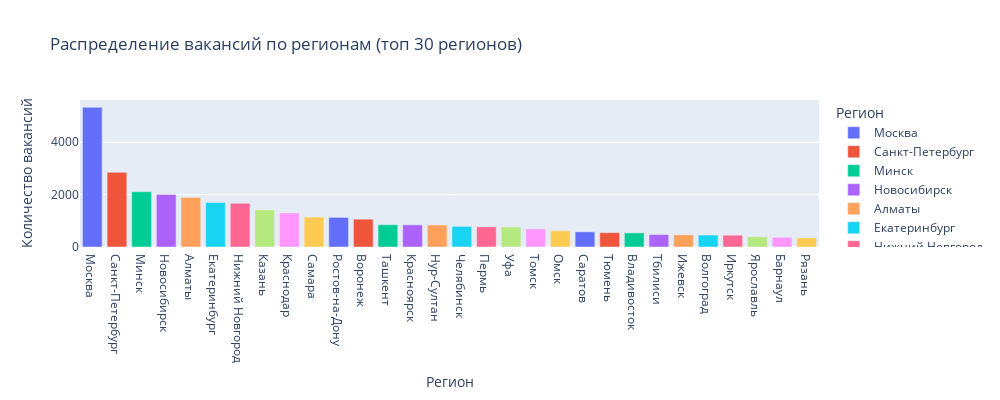

This figure's notebook cell:
### Markdown cell above
## <center> Распределение вакансий по регионам </center>

### Code cell
# Создаем запрос для получения вакансий
query_vacancies_by_areas = f'''
    select
        a.name region,
        v.name vacancies
    from
        vacancies v
    left join areas a on v.area_id = a.id
'''

# 1. Загрузка данных, из созданного запроса
df = pd.read_sql_query(query_vacancies_by_areas, connection)

# 2. Подготовка данных, подсчитываем количество вакансий по регионам
vacancies_series = df['region'].value_counts().reset_index()

# 3. Визуализация c помощью библиотеки plotly.express
fig_bar = px.bar(
    vacancies_series.head(30),
    x='region',
    y='count',
    color='region',
    title='Распределение вакансий по регионам (топ 30 регионов)',
    width=1000, 
    height=400,
    labels={'region': 'Регион', 'count': 'Количество вакансий'})

fig_bar.show()

# fig_hist.write_image("images/graphic_2.png", engine="kaleido");

### Figure 1 — Plotly figure (JSON) as saved in the notebook; plotly's stock layout.template omitted (floating-point values rounded to 4 significant figures)
{"data": [{"alignmentgroup": "True", "hovertemplate": "Регион=%{x}<br>Количество вакансий=%{y}<extra></extra>", "legendgroup": "Москва", "marker": {"color": "#636efa", "pattern": {"shape": ""}}, "name": "Москва", "offsetgroup": "Москва", "orientation": "v", "showlegend": true, "textposition": "auto", "type": "bar", "x": ["Москва"], "xaxis": "x", "y": [5333], "yaxis": "y"}, {"alignmentgroup": "True", "hovertemplate": "Регион=%{x}<br>Количество вакансий=%{y}<extra></extra>", "legendgroup": "Санкт-Петербург", "marker": {"color": "#EF553B", "pattern": {"shape": ""}}, "name": "Санкт-Петербург", "offsetgroup": "Санкт-Петербург", "orientation": "v", "showlegend": true, "textposition": "auto", "type": "bar", "x": ["Санкт-Петербург"], "xaxis": "x", "y": [2851], "yaxis": "y"}, {"alignmentgroup": "True", "hovertemplate": "Регион=%{x}<br>Количество вакансий=%{y}<extra></extra>", "legendgroup": "Минск", "marker": {"color": "#00cc96", "pattern": {"shape": ""}}, "name": "Минск", "offsetgroup": "Минск", "orientation": "v", "showlegend": true, "textposition": "auto", "type": "bar", "x": ["Минск"], "xaxis": "x", "y": [2112], "yaxis": "y"}, {"alignmentgroup": "True", "hovertemplate": "Регион=%{x}<br>Количество вакансий=%{y}<extra></extra>", "legendgroup": "Новосибирск", "marker": {"color": "#ab63fa", "pattern": {"shape": ""}}, "name": "Новосибирск", "offsetgroup": "Новосибирск", "orientation": "v", "showlegend": true, "textposition": "auto", "type": "bar", "x": ["Новосибирск"], "xaxis": "x", "y": [2006], "yaxis": "y"}, {"alignmentgroup": "True", "hovertemplate": "Регион=%{x}<br>Количество вакансий=%{y}<extra></extra>", "legendgroup": "Алматы", "marker": {"color": "#FFA15A", "pattern": {"shape": ""}}, "name": "Алматы", "offsetgroup": "Алматы", "orientation": "v", "showlegend": true, "textposition": "auto", "type": "bar", "x": ["Алматы"], "xaxis": "x", "y": [1892], "yaxis": "y"}, {"alignmentgroup": "True", "hovertemplate": "Регион=%{x}<br>Количество вакансий=%{y}<extra></extra>", "legendgroup": "Екатеринбург", "marker": {"color": "#19d3f3", "pattern": {"shape": ""}}, "name": "Екатеринбург", "offsetgroup": "Екатеринбург", "orientation": "v", "showlegend": true, "textposition": "auto", "type": "bar", "x": ["Екатеринбург"], "xaxis": "x", "y": [1698], "yaxis": "y"}, {"alignmentgroup": "True", "hovertemplate": "Регион=%{x}<br>Количество вакансий=%{y}<extra></extra>", "legendgroup": "Нижний Новгород", "marker": {"color": "#FF6692", "pattern": {"shape": ""}}, "name": "Нижний Новгород", "offsetgroup": "Нижний Новгород", "orientation": "v", "showlegend": true, "textposition": "auto", "type": "bar", "x": ["Нижний Новгород"], "xaxis": "x", "y": [1670], "yaxis": "y"}, {"alignmentgroup": "True", "hovertemplate": "Регион=%{x}<br>Количество вакансий=%{y}<extra></extra>", "legendgroup": "Казань", "marker": {"color": "#B6E880", "pattern": {"shape": ""}}, "name": "Казань", "offsetgroup": "Казань", "orientation": "v", "showlegend": true, "textposition": "auto", "type": "bar", "x": ["Казань"], "xaxis": "x", "y": [1415], "yaxis": "y"}, {"alignmentgroup": "True", "hovertemplate": "Регион=%{x}<br>Количество вакансий=%{y}<extra></extra>", "legendgroup": "Краснодар", "marker": {"color": "#FF97FF", "pattern": {"shape": ""}}, "name": "Краснодар", "offsetgroup": "Краснодар", "orientation": "v", "showlegend": true, "textposition": "auto", "type": "bar", "x": ["Краснодар"], "xaxis": "x", "y": [1301], "yaxis": "y"}, {"alignmentgroup": "True", "hovertemplate": "Регион=%{x}<br>Количество вакансий=%{y}<extra></extra>", "legendgroup": "Самара", "marker": {"color": "#FECB52", "pattern": {"shape": ""}}, "name": "Самара", "offsetgroup": "Самара", "orientation": "v", "showlegend": true, "textposition": "auto", "type": "bar", "x": ["Самара"], "xaxis": "x", "y": [1144], "yaxis": "y"}, {"alignmentgroup": "True", "hovertemplate": "Регион=%{x}<br>Количество вакансий=%{y}<extra></extra>", "legendgroup": "Ростов-на-Дону", "marker": {"color": "#636efa", "pattern": {"shape": ""}}, "name": "Ростов-на-Дону", "offsetgroup": "Ростов-на-Дону", "orientation": "v", "showlegend": true, "textposition": "auto", "type": "bar", "x": ["Ростов-на-Дону"], "xaxis": "x", "y": [1131], "yaxis": "y"}, {"alignmentgroup": "True", "hovertemplate": "Регион=%{x}<br>Количество вакансий=%{y}<extra></extra>", "legendgroup": "Воронеж", "marker": {"color": "#EF553B", "pattern": {"shape": ""}}, "name": "Воронеж", "offsetgroup": "Воронеж", "orientation": "v", "showlegend": true, "textposition": "auto", "type": "bar", "x": ["Воронеж"], "xaxis": "x", "y": [1063], "yaxis": "y"}, {"alignmentgroup": "True", "hovertemplate": "Регион=%{x}<br>Количество вакансий=%{y}<extra></extra>", "legendgroup": "Ташкент", "marker": {"color": "#00cc96", "pattern": {"shape": ""}}, "name": "Ташкент", "offsetgroup": "Ташкент", "orientation": "v", "showlegend": true, "textposition": "auto", "type": "bar", "x": ["Ташкент"], "xaxis": "x", "y": [851], "yaxis": "y"}, {"alignmentgroup": "True", "hovertemplate": "Регион=%{x}<br>Количество вакансий=%{y}<extra></extra>", "legendgroup": "Красноярск", "marker": {"color": "#ab63fa", "pattern": {"shape": ""}}, "name": "Красноярск", "offsetgroup": "Красноярск", "orientation": "v", "showlegend": true, "textposition": "auto", "type": "bar", "x": ["Красноярск"], "xaxis": "x", "y": [847], "yaxis": "y"}, {"alignmentgroup": "True", "hovertemplate": "Регион=%{x}<br>Количество вакансий=%{y}<extra></extra>", "legendgroup": "Нур-Султан", "marker": {"color": "#FFA15A", "pattern": {"shape": ""}}, "name": "Нур-Султан", "offsetgroup": "Нур-Султан", "orientation": "v", "showlegend": true, "textposition": "auto", "type": "bar", "x": ["Нур-Султан"], "xaxis": "x", "y": [840], "yaxis": "y"}, {"alignmentgroup": "True", "hovertemplate": "Регион=%{x}<br>Количество вакансий=%{y}<extra></extra>", "legendgroup": "Челябинск", "marker": {"color": "#19d3f3", "pattern": {"shape": ""}}, "name": "Челябинск", "offsetgroup": "Челябинск", "orientation": "v", "showlegend": true, "textposition": "auto", "type": "bar", "x": ["Челябинск"], "xaxis": "x", "y": [786], "yaxis": "y"}, {"alignmentgroup": "True", "hovertemplate": "Регион=%{x}<br>Количество вакансий=%{y}<extra></extra>", "legendgroup": "Пермь", "marker": {"color": "#FF6692", "pattern": {"shape": ""}}, "name": "Пермь", "offsetgroup": "Пермь", "orientation": "v", "showlegend": true, "textposition": "auto", "type": "bar", "x": ["Пермь"], "xaxis": "x", "y": [771], "yaxis": "y"}, {"alignmentgroup": "True", "hovertemplate": "Регион=%{x}<br>Количество вакансий=%{y}<extra></extra>", "legendgroup": "Уфа", "marker": {"color": "#B6E880", "pattern": {"shape": ""}}, "name": "Уфа", "offsetgroup": "Уфа", "orientation": "v", "showlegend": true, "textposition": "auto", "type": "bar", "x": ["Уфа"], "xaxis": "x", "y": [767], "yaxis": "y"}, {"alignmentgroup": "True", "hovertemplate": "Регион=%{x}<br>Количество вакансий=%{y}<extra></extra>", "legendgroup": "Томск", "marker": {"color": "#FF97FF", "pattern": {"shape": ""}}, "name": "Томск", "offsetgroup": "Томск", "orientation": "v", "showlegend": true, "textposition": "auto", "type": "bar", "x": ["Томск"], "xaxis": "x", "y": [692], "yaxis": "y"}, {"alignmentgroup": "True", "hovertemplate": "Регион=%{x}<br>Количество вакансий=%{y}<extra></extra>", "legendgroup": "Омск", "marker": {"color": "#FECB52", "pattern": {"shape": ""}}, "name": "Омск", "offsetgroup": "Омск", "orientation": "v", "showlegend": true, "textposition": "auto", "type": "bar", "x": ["Омск"], "xaxis": "x", "y": [617], "yaxis": "y"}, {"alignmentgroup": "True", "hovertemplate": "Регион=%{x}<br>Количество вакансий=%{y}<extra></extra>", "legendgroup": "Саратов", "marker": {"color": "#636efa", "pattern": {"shape": ""}}, "name": "Саратов", "offsetgroup": "Саратов", "orientation": "v", "showlegend": true, "textposition": "auto", "type": "bar", "x": ["Саратов"], "xaxis": "x", "y": [579], "yaxis": "y"}, {"alignmentgroup": "True", "hovertemplate": "Регион=%{x}<br>Количество вакансий=%{y}<extra></extra>", "legendgroup": "Тюмень", "marker": {"color": "#EF553B", "pattern": {"shape": ""}}, "name": "Тюмень", "offsetgroup": "Тюмень", "orientation": "v", "showlegend": true, "textposition": "auto", "type": "bar", "x": ["Тюмень"], "xaxis": "x", "y": [547], "yaxis": "y"}, {"alignmentgroup": "True", "hovertemplate": "Регион=%{x}<br>Количество вакансий=%{y}<extra></extra>", "legendgroup": "Владивосток", "marker": {"color": "#00cc96", "pattern": {"shape": ""}}, "name": "Владивосток", "offsetgroup": "Владивосток", "orientation": "v", "showlegend": true, "textposition": "auto", "type": "bar", "x": ["Владивосток"], "xaxis": "x", "y": [539], "yaxis": "y"}, {"alignmentgroup": "True", "hovertemplate": "Регион=%{x}<br>Количество вакансий=%{y}<extra></extra>", "legendgroup": "Тбилиси", "marker": {"color": "#ab63fa", "pattern": {"shape": ""}}, "name": "Тбилиси", "offsetgroup": "Тбилиси", "orientation": "v", "showlegend": true, "textposition": "auto", "type": "bar", "x": ["Тбилиси"], "xaxis": "x", "y": [474], "yaxis": "y"}, {"alignmentgroup": "True", "hovertemplate": "Регион=%{x}<br>Количество вакансий=%{y}<extra></extra>", "legendgroup": "Ижевск", "marker": {"color": "#FFA15A", "pattern": {"shape": ""}}, "name": "Ижевск", "offsetgroup": "Ижевск", "orientation": "v", "showlegend": true, "textposition": "auto", "type": "bar", "x": ["Ижевск"], "xaxis": "x", "y": [466], "yaxis": "y"}, {"alignmentgroup": "True", "hovertemplate": "Регион=%{x}<br>Количество вакансий=%{y}<extra></extra>", "legendgroup": "Волгоград", "marker": {"color": "#19d3f3", "pattern": {"shape": ""}}, "name": "Волгоград", "offsetgroup": "Волгоград", "orientation": "v", "showlegend": true, "textposition": "auto", "type": "bar", "x": ["Волгоград"], "xaxis": "x", "y": [456], "yaxis": "y"}, {"alignmentgroup": "True", "hovertemplate": "Регион=%{x}<br>Количество вакансий=%{y}<extra></extra>", "legendgroup": "Иркутск", "marker": {"color": "#FF6692", "pattern": {"shape": ""}}, "name": "Иркутск", "offsetgroup": "Иркутск", "orientation": "v", "showlegend": true, "textposition": "auto", "type": "bar", "x": ["Иркутск"], "xaxis": "x", "y": [451], "yaxis": "y"}, {"alignmentgroup": "True", "hovertemplate": "Регион=%{x}<br>Количество вакансий=%{y}<extra></extra>", "legendgroup": "Ярославль", "marker": {"color": "#B6E880", "pattern": {"shape": ""}}, "name": "Ярославль", "offsetgroup": "Ярославль", "orientation": "v", "showlegend": true, "textposition": "auto", "type": "bar", "x": ["Ярославль"], "xaxis": "x", "y": [391], "yaxis": "y"}, {"alignmentgroup": "True", "hovertemplate": "Регион=%{x}<br>Количество вакансий=%{y}<extra></extra>", "legendgroup": "Барнаул", "marker": {"color": "#FF97FF", "pattern": {"shape": ""}}, "name": "Барнаул", "offsetgroup": "Барнаул", "orientation": "v", "showlegend": true, "textposition": "auto", "type": "bar", "x": ["Барнаул"], "xaxis": "x", "y": [374], "yaxis": "y"}, {"alignmentgroup": "True", "hovertemplate": "Регион=%{x}<br>Количество вакансий=%{y}<extra></extra>", "legendgroup": "Рязань", "marker": {"color": "#FECB52", "pattern": {"shape": ""}}, "name": "Рязань", "offsetgroup": "Рязань", "orientation": "v", "showlegend": true, "textposition": "auto", "type": "bar", "x": ["Рязань"], "xaxis": "x", "y": [346], "yaxis": "y"}], "layout": {"barmode": "relative", "height": 400, "legend": {"title": {"text": "Регион"}, "tracegroupgap": 0}, "title": {"text": "Распределение вакансий по регионам (топ 30 регионов)"}, "width": 1000, "xaxis": {"anchor": "y", "categoryarray": ["Москва", "Санкт-Петербург", "Минск", "Новосибирск", "Алматы", "Екатеринбург", "Нижний Новгород", "Казань", "Краснодар", "Самара", "Ростов-на-Дону", "Воронеж", "Ташкент", "Красноярск", "Нур-Султан", "Челябинск", "Пермь", "Уфа", "Томск", "Омск", "Саратов", "Тюмень", "Владивосток", "Тбилиси", "Ижевск", "Волгоград", "Иркутск", "Ярославль", "Барнаул", "Рязань"], "categoryorder": "array", "domain": [0, 1], "title": {"text": "Регион"}}, "yaxis": {"anchor": "x", "domain": [0, 1], "title": {"text": "Количество вакансий"}}}}
